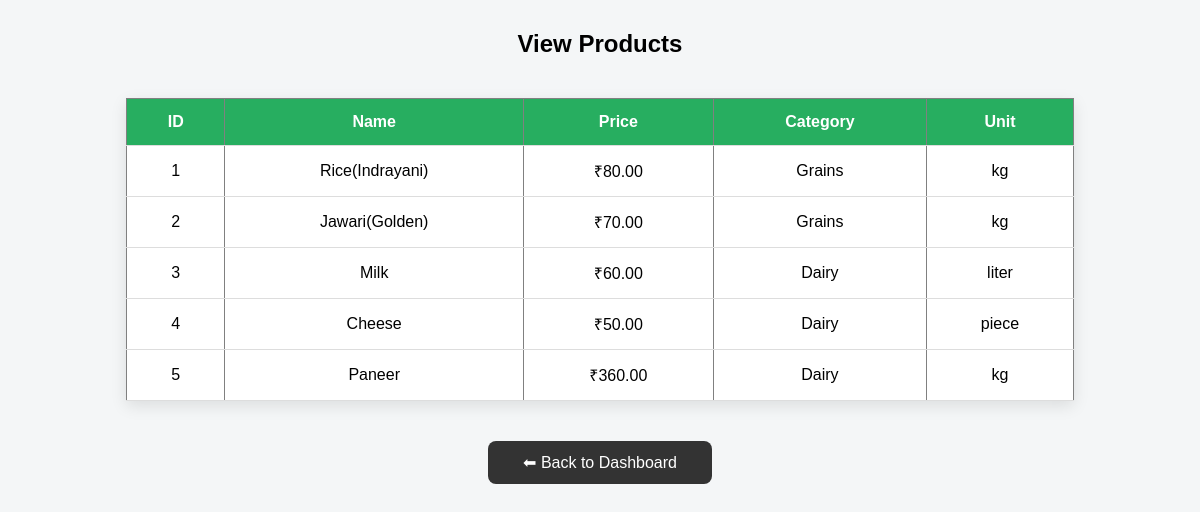
Screenshot of /manage_products.php (signed in) with the database file from the repository.
### tables this page shows
CREATE TABLE `products` (
  `id` int(11) NOT NULL,
  `farmer_id` int(11) DEFAULT NULL,
  `name` varchar(150) DEFAULT NULL,
  `description` text DEFAULT NULL,
  `price` decimal(10,2) DEFAULT NULL,
  `image` varchar(255) DEFAULT NULL,
  `category_id` int(11) DEFAULT NULL,
  `category` varchar(50) DEFAULT NULL,
  `stock` int(11) NOT NULL DEFAULT 0,
  `unit` varchar(50) DEFAULT NULL
);

### manage_products.php (the view, shortened to what this page needs)
<?php
include("../db.php");
$result=mysqli_query($conn,"SELECT * FROM products");
?>
<!DOCTYPE html>
<html>
<head>
</head>
<h2>View Products</h2>
<table border="1" cellpadding="10">
<tr>
<th>ID</th>
<th>Name</th>
<th>Price</th>
<th>Category</th>
<th>Unit</th>
</tr>
<?php while($row=mysqli_fetch_assoc($result)){ ?>
<tr>
<td><?php echo $row['id']; ?></td>
<td><?php echo $row['name']; ?></td>
<td>₹<?php echo $row['price']; ?></td>
<td><?php echo $row['category']; ?></td>
<td><?php echo $row['unit']; ?></td>
</tr>
<?php } ?>
</table>
<a href="admin_dashboard.php" class="back-btn">⬅ Back to Dashboard</a>

### manage_products.php (style rules this page uses)
h2 { text-align:center; margin-top:30px; }
table { width:80%; margin:40px auto; border-collapse:collapse; background:white; box-shadow:0 5px 15px rgba(0,0,0,0.1); }
th,td { padding:14px; border-bottom:1px solid #ddd; text-align:center; }
th { background:#27ae60; color:white; }
.back-btn { display:block; width:200px; margin:20px auto; text-align:center; padding:12px; background:#333; color:white; text-decoration:none; border-radius:8px; }

### rows the page displays
products: id "1", name "Rice(Indrayani)", price "80.00", category "Grains", unit "kg"
products: id "2", name "Jawari(Golden)", price "70.00", category "Grains", unit "kg"
products: id "3", name "Milk", price "60.00", category "Dairy", unit "liter"
products: id "4", name "Cheese", price "50.00", category "Dairy", unit "piece"
products: id "5", name "Paneer", price "360.00", category "Dairy", unit "kg"
